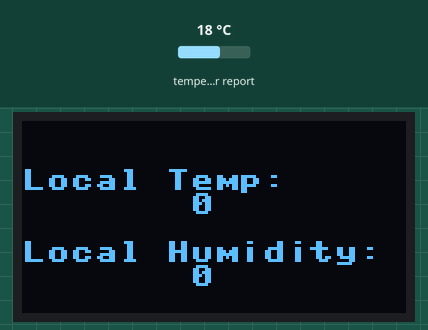
Bench run of a program on a simulated MicroPython board. Parts: 128×64 one-colour display. Inputs (shaded band) come from the test bench; at power-on: temperature in the web weather report 18 °C. WiFi joins after 1.5 s; the clock reads 2024-03-15 10:24:30 at power-on unless the program sets it; requests to the public web service named in the program get a made-up reply in its usual format after 0.4 s (London, UTC, broken clouds, 64 % humidity, 1013 hPa unless stated).

Above: at 32.1 s.
At 62.2 s:
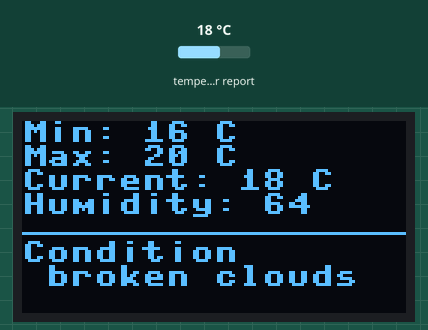
At 92.3 s:
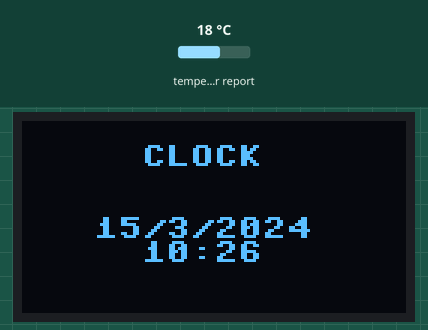

The program:

weather_thing.py
```python
import ssd1306
import json
import urequests
import time
import dht
import machine

def connect_wifi(ssid, pwd):
    import network
    sta_if = network.WLAN(network.STA_IF)
    if not sta_if.isconnected():
        display_msg('Connecting to network...', 8)
        sta_if.active(True)
        sta_if.connect(ssid, pwd)
        while not sta_if.isconnected():
            pass
    return True

def get_weather(city, api_key):
    r = urequests.get(
        "http://api.openweathermap.org/data/2.5/weather?q=%s&appid=%s" % (city, api_key)
    ).json()
    data = []
    min_temp = int(r["main"]["temp_min"] - 273.15)
    data.append("Min: %s C" % min_temp)
    max_temp = int(r["main"]["temp_max"] - 273.15)
    data.append("Max: %s C" % max_temp)
    actual_temp = int(r["main"]["temp"] - 273.15)
    data.append("Current: %s C" % actual_temp)
    humidity = int(r["main"]["humidity"])
    data.append("Humidity: %s" % humidity)
    condition = str(r["weather"][0]["description"])
    data.append("Condition: %s" % condition)
    return data

def clear_display():
    display.fill(0)

def display_msg(message, line, start=0):
    lines = [0, 8, 16, 24, 32, 40, 48]
    if line in lines:
        display.text(message, start, line)

def draw_hline(x, y):
    for i in range(0, x):
        display.pixel(i, y, 1)

def draw_vline(x, y):
    for i in range(0, y):
        display.pixel(x, i, 1)

def parse_weather_data(data):
    clear_display()
    for i in range(0, len(data)):
        if i < (len(data) - 1):
            display_msg(data[i], int(i * 8))
        else:
            final_line = data[i].split(": ")
            display_msg(final_line[0], 40)
            display_msg('{:^16}'.format(final_line[1]), 48)
            draw_hline(WIDTH, 37)
        display.show()

def get_time():
    import ntptime
    ntptime.settime()
    ts = time.localtime()
    year = ts[0]
    month = ts[1]
    day = ts[2]
    hour = ts[3]
    mins = ts[4]
    actual_time = "%s/%s/%s %s:%s" % (str(day), str(month), str(year), str(hour), str(mins))
    return actual_time

def show_time():
    clear_display()
    display_msg('{:^16}'.format("CLOCK"), 8)
    data = get_time().split(" ")
    display_msg('{:^16}'.format(data[0]), 32)
    display_msg('{:^16}'.format(data[1]), 40)
    display.show()

def get_local_conditions():
    clear_display()
    d = dht.DHT11(machine.Pin(4))
    display_msg('{:16}'.format("Local Temp:"), 16)
    display_msg('{:^16}'.format(str(d.temperature())), 24)
    display_msg('{:16}'.format("Local Humidity:"), 40)
    display_msg('{:^16}'.format(str(d.humidity())), 48)
    display.show()

i2c = machine.I2C(scl=machine.Pin(4), sda=machine.Pin(5))
WIDTH = 128
HEIGHT = 64
display = ssd1306.SSD1306_I2C(WIDTH, HEIGHT, i2c)
CITY = 'City you want the weather from'
API_KEY = 'OpenWeatherAPI'
SSID = 'Name of the WIFI connection'
PWD = 'Wifi connection password'
received_data = get_weather(CITY, API_KEY)
start_time = time.ticks_ms() // 1000

while connect_wifi(SSID, PWD):
    time_now = time.ticks_ms() // 1000
    if (time_now - start_time) < (3 * 60):
        show_time()
        time.sleep(30)
        get_local_conditions()
        time.sleep(30)
        parse_weather_data(received_data)
        time.sleep(30)
    else:
        received_data = get_weather(CITY, API_KEY)
        start_time = time.ticks_ms() // 1000
```

Measured:
- what the display in image 0 shows lasts 30.1 s, from 32.0 s to 62.1 s
- what the display in image 2 shows lasts 30.1 s, from 92.2 s to 122.3 s
